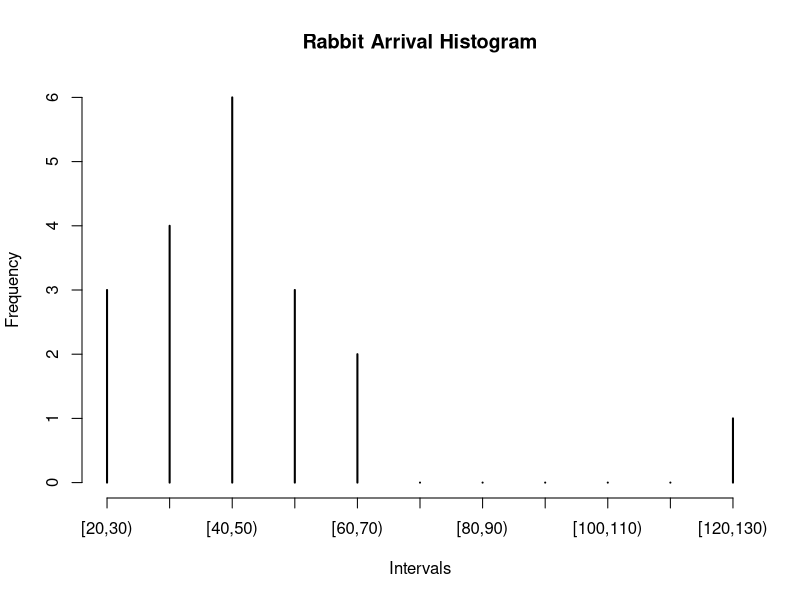
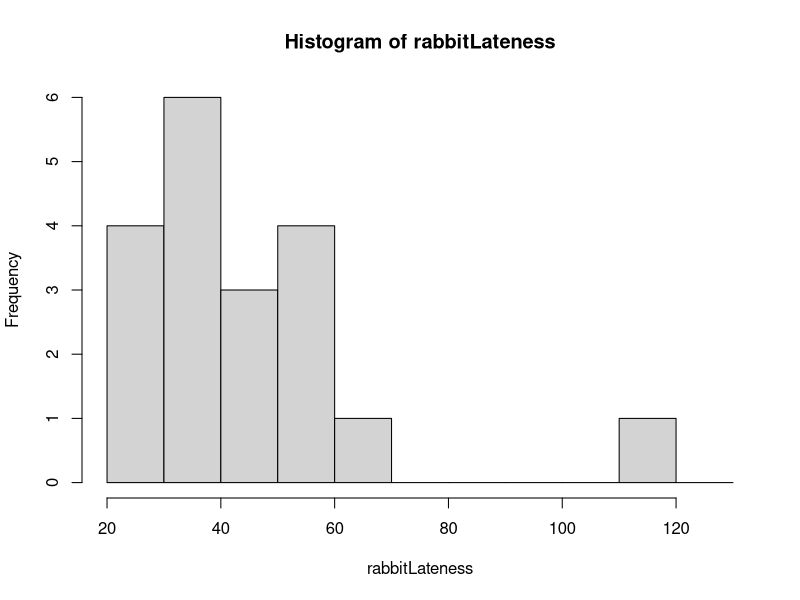

R code for these plots, in order:
# Create vector of values
rabbitLateness <- c(40, 30, 20, 45, 60, 120, 35, 40, 55, 55, 53, 22, 27, 48, 62,
                    33, 35, 40, 45)
# Range
range(rabbitLateness)
# Create intervals
bins <- seq(20, 130, by = 10)
# Frequency table
intervals <- cut(rabbitLateness, bins, right = FALSE)
table(intervals)
# Histogram
plot(table(intervals), type = "h", main = "Rabbit Arrival Histogram", 
     xlab = "Intervals", ylab = "Frequency")
hist(rabbitLateness, breaks = bins)
# Mean
mean(rabbitLateness)
# Median
median(rabbitLateness)
# Mode
sort(table(rabbitLateness), decreasing = TRUE)[1]
